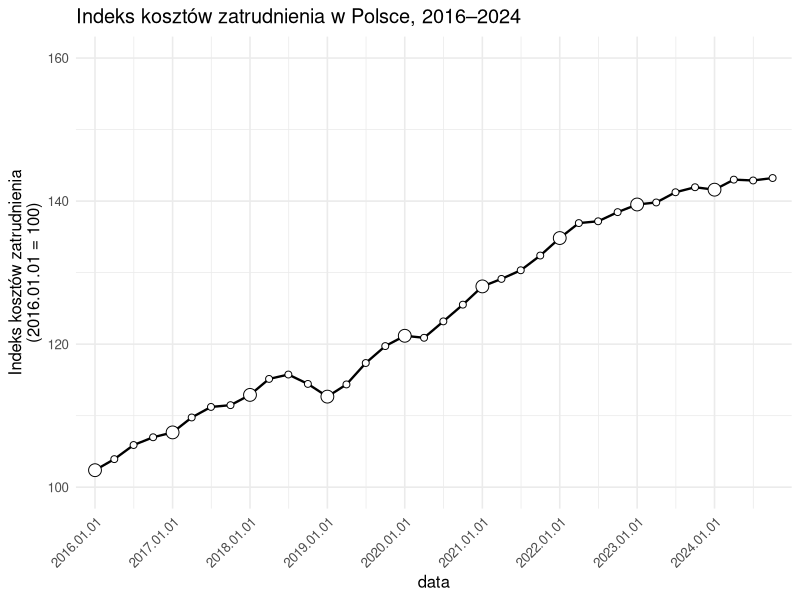

This chart was generated by the following R code:
#zrodlo: https://stat.gov.pl/obszary-tematyczne/rynek-pracy/pracujacy-zatrudnieni-wynagrodzenia-koszty-pracy/indeks-kosztow-zatrudnienia-w-kwartalach-2024-r-,26,3.html


#Na osi Y tego wykresu nie stoją żadne „procenty” ani „godziny”, tylko wartości Indeksu kosztów zatrudnienia
# – wskaźnika pokazującego, jak zmieniają się całkowite  koszty pracy ponoszone 
#przez pracodawcę na jedną przepracowaną godzinę w ujęciu kwartalnym (rok bazowy Q1 2016 = 100).
#Każda liczba na osi Y to właśnie ta wartość indeksu (np. „112” oznacza, 
#że koszty pracy na godzinę są o 12 % wyższe niż na początku 2016 roku).
#Żeby jak najlepiej pokazać wachania tego wskaźnika powinniśmy startować
#od poziomu 100, co jest niezbyt poprawne w bazowym wykresie
#Następnie problemem wydaje się brak legendy na osi Y, nie widać jakie są
#jakie tam są wartości. Oprócz tego, brakuje trochę punktów w miejsach, w których
#zarejestrowane są dane. Kolejnym problemem jest zbyt mała czcionka na osi X

library(dplyr)
library(ggplot2)


years    <- rep(2016:2024, each = 4)
quarters <- rep(1:4, times = length(2016:2024))
months   <- (quarters - 1) * 3 + 1
dates    <- as.Date(paste0(years, "-", months, "-01"))

df <- data.frame(
  data    = dates,
  year    = years,
  quarter = quarters
) %>%
  mutate(
    index = 100 + cumsum(rnorm(n(), mean = 1.35, sd = 1.0)),
    is_Q1  = quarter == 1
  )

ggplot(df, aes(x = data, y = index)) +
  geom_line(size = 0.8) +
  geom_point(aes(size = is_Q1), shape = 21, fill = "white") +
  scale_size_manual(values = c("FALSE" = 2, "TRUE" = 4), guide = "none") +
  
  scale_y_continuous(
    name   = "Indeks kosztów zatrudnienia\n(2016.01.01 = 100)",
    breaks = seq(100, 160, by = 20)
  ) +
  coord_cartesian(ylim = c(100, 160)) +
  
  scale_x_date(
    breaks = df %>% filter(is_Q1) %>% pull(data),
    labels = function(x) format(x, "%Y.%m.%d"),
    expand = expansion(add = c(90, 90))
  ) +
  
  theme_minimal(base_size = 12) +
  theme(
    axis.text.x = element_text(angle = 45, hjust = 1)
  ) +
  ggtitle("Indeks kosztów zatrudnienia w Polsce, 2016–2024")

#Wykres jest lepszy od orginalnego, ponieważ widać na nim, że dane porównujemy
#w każdym kwartale w latach 2016-2024. Oprócz tego zaczynamy z poziomu 100, bo
# porównujemy wartości do pierwszego kwartału roku 2016. Poza tym na poprawionym
#wykresie są podpisy obu osi
